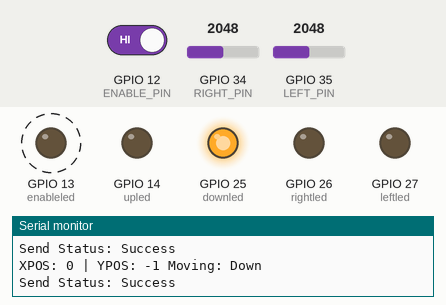
A program run on a simulated ESP32. On the bench: output pins drawn as LEDs (lit = HIGH), the last lines printed to the serial monitor. Dashed ring = blinking. The test bench sets the inputs (shaded band); at power-on: GPIO 12 (ENABLE_PIN) HIGH, GPIO 34 (RIGHT_PIN) = 2048, GPIO 35 (LEFT_PIN) = 2048.

Above: at 1.4 s.
1.5 s: GPIO 12 (ENABLE_PIN) driven LOW
At 2.3 s:
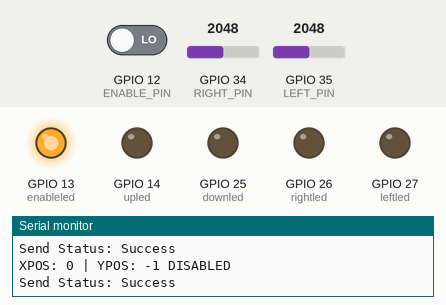
3.0 s: GPIO 12 (ENABLE_PIN) driven HIGH
At 3.35 s:
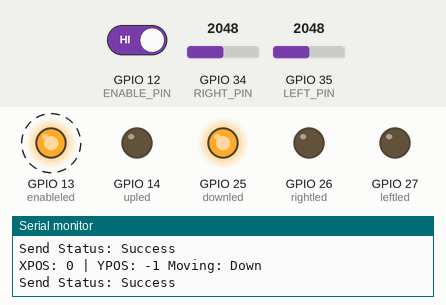
6.0 s: GPIO 34 (RIGHT_PIN) set to 3040
At 6.24 s:
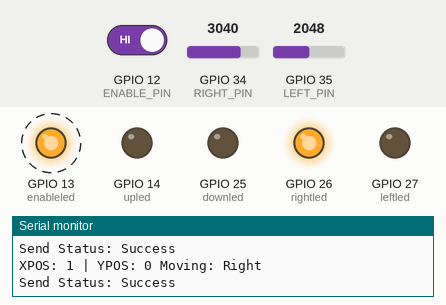
9.0 s: GPIO 35 (LEFT_PIN) set to 3040
At 9.23 s:
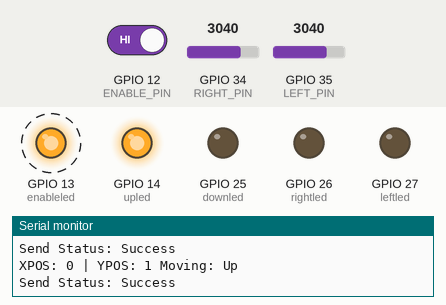
12.0 s: GPIO 34 (RIGHT_PIN) set to 2960
At 12.22 s:
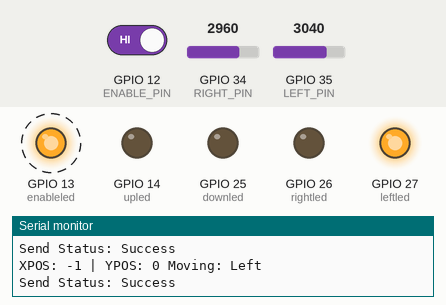
15.0 s: GPIO 34 (RIGHT_PIN) set to 3603
At 15.21 s:
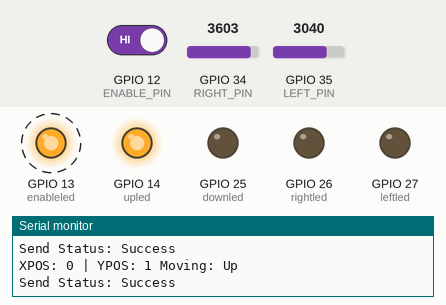
Timing chart, 0 to 19.0 s (numbered marks = the images above; inputs shaded):
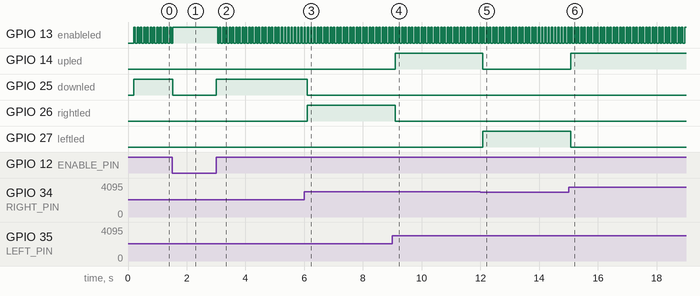

The program:

main.cpp
```cpp
#include <Arduino.h>
#include <WiFi.h>                                          // for WiFi functions
#include <esp_wifi.h>                                      // for esp_wifi_set_channel
#include <Arduino.h>                                       // for Arduino functions
#include <esp_now.h>                                       // for ESP-NOW functions


#define RIGHT_PIN 34    // ADC pin for your reflectance sensor
#define LEFT_PIN 35    // ADC pin for your reflectance sensor
#define ENABLE_PIN 12 //pin for button enable
const int THRESHOLD = 3000;  // Trigger level

int rightled = 26;
int leftled  = 27;
int upled    = 14;
int downled  = 25;
int enableled = 13;

int d = 50;


//========== BLUETOOTH =========== //
uint8_t broadcastAddress[] = {0xFF, 0xFF, 0xFF, 0xFF, 0xFF, 0xFF}; // broadcast to ALL devices reading for struct_message

typedef struct struct_message {
  int xpos;
  int ypos;
  int button;
} struct_message;

struct_message myData;                                      // name the structured message as myData
esp_now_peer_info_t peerInfo;                               // name the peer information structure as peerInfo

void OnDataSent(const uint8_t *mac_addr, esp_now_send_status_t status) {
  Serial.print("Send Status: ");                            // Callback when data is sent, Define if the function sent the data successfully or not
  Serial.println(status == ESP_NOW_SEND_SUCCESS ? "Success" : "Fail");
}


//============= SETUP ============== //
void setup() {
  Serial.begin(115200);
    WiFi.mode(WIFI_STA);                                      // Set device as a Wi-Fi Station (testing purposes)
  esp_wifi_set_channel(1, WIFI_SECOND_CHAN_NONE);           // Set WiFi channel to 1 (or your chosen channel)
  Serial.println("Setup Starting...");

  // Initialize ESP-NOW
  if (esp_now_init() != ESP_OK) {                           //check if esp_now_init() returns ESP_OK
    Serial.println("Error initializing ESP-NOW Error 1");   //this should always be true -- if this fails,
    return;                                                 //restart the ESP32. If it fails again then there is a deeper issue
  }
  esp_now_register_send_cb(OnDataSent);

  // Register peer
  memcpy(peerInfo.peer_addr, broadcastAddress, 6);
  peerInfo.channel = 0;                                     //set peer (proxy) channel to 0 (default)
  peerInfo.encrypt = false;                                 //no encryption
  if (esp_now_add_peer(&peerInfo) != ESP_OK) {              //check if esp_now_add_peer() returns ESP_OK
    Serial.println("Failed to add peer");                   //if it fails, there is a problem beyond a code issue
    return;                                                 //restart ESP32, if this fails there is a deeper issue
  }
  delay(200);

  analogSetPinAttenuation(RIGHT_PIN, ADC_11db); // full 0–4095 range
  analogSetPinAttenuation(LEFT_PIN, ADC_11db); // full 0–4095 range
  pinMode(INPUT_PULLUP, ENABLE_PIN);
  pinMode(rightled, OUTPUT);
  pinMode(leftled, OUTPUT);
  pinMode(upled, OUTPUT);
  pinMode(downled, OUTPUT);
  pinMode(enableled, OUTPUT);
}

//============= LOOP =============== //
void loop() {
  int right = analogRead(RIGHT_PIN);
  int left = analogRead(LEFT_PIN);
  int buttonstate = digitalRead(ENABLE_PIN);

    if (buttonstate == LOW) {
    Serial.println("DISABLED ");
    digitalWrite(rightled, LOW);
    digitalWrite(leftled, LOW);
    digitalWrite(upled, LOW);
    digitalWrite(downled, LOW);
    digitalWrite(enableled, HIGH);
  }

  if (right > THRESHOLD && left < THRESHOLD && buttonstate == HIGH) {
    Serial.println("Moving: Right ");
    myData.xpos = 1;
    myData.ypos = 0;
    digitalWrite(rightled, HIGH);
    digitalWrite(leftled, LOW);
    digitalWrite(upled, LOW);
    digitalWrite(downled, LOW);
    digitalWrite(enableled, HIGH);
    delay(d);
    digitalWrite(enableled, LOW);
    delay(d);
  }

    if (right < THRESHOLD && left > THRESHOLD && buttonstate == HIGH) {
    Serial.println("Moving: Left ");
    myData.xpos = -1;
    myData.ypos = 0;
    digitalWrite(rightled, LOW);
    digitalWrite(leftled, HIGH);
    digitalWrite(upled, LOW);
    digitalWrite(downled, LOW);
    digitalWrite(enableled, HIGH);
    delay(d);
    digitalWrite(enableled, LOW);
    delay(d);
  }

    if (right > THRESHOLD && left > THRESHOLD && buttonstate == HIGH) {
    Serial.println("Moving: Up ");
    myData.xpos = 0;
    myData.ypos = 1;
    digitalWrite(rightled, LOW);
    digitalWrite(leftled, LOW);
    digitalWrite(upled, HIGH);
    digitalWrite(downled, LOW);
    digitalWrite(enableled, HIGH);
    delay(d);
    digitalWrite(enableled, LOW);
    delay(d);
  }

    if (right < THRESHOLD && left < THRESHOLD && buttonstate == HIGH) {
    Serial.println("Moving: Down ");
    myData.xpos = 0;
    myData.ypos = -1;
    digitalWrite(rightled, LOW);
    digitalWrite(leftled, LOW);
    digitalWrite(upled, LOW);
    digitalWrite(downled, HIGH);
    digitalWrite(enableled, HIGH);
    delay(d);
    digitalWrite(enableled, LOW);
    delay(d);
  }

//delay for stability
  delay(10);

    // send data to proxy
  esp_err_t result = esp_now_send(broadcastAddress,       // Broadcast data to nearby ESP32s
      (uint8_t *)&myData, sizeof(myData));
    if (result == ESP_OK) {                                 // If data sent successfully, print the data in serial monitor
      Serial.printf("XPOS: %d | YPOS: %d ",
          myData.xpos, myData.ypos);
    } else {                                                // If data not sent successfully, print error message in serial monitor
      Serial.printf("Error sending data\n");
    }
}
```

Measured:
- after the input at 1.5 s, GPIO 13 (enableled): goes on until 1.5 s, then stays HIGH; GPIO 25 (downled): HIGH → LOW at once
- after the input at 3.0 s, GPIO 13 (enableled): alternates HIGH for 0.05 s and LOW for 0.06 s, starting after 0.05 s; GPIO 25 (downled): LOW → HIGH at once
- after the input at 6.0 s, GPIO 25 (downled): HIGH → LOW after 0.10 s; GPIO 26 (rightled): LOW → HIGH after 0.10 s
- after the input at 9.0 s, GPIO 14 (upled): LOW → HIGH after 0.10 s; GPIO 26 (rightled): HIGH → LOW after 0.10 s
- after the input at 12.0 s, GPIO 14 (upled): HIGH → LOW after 0.09 s; GPIO 27 (leftled): LOW → HIGH after 0.09 s
- after the input at 15.0 s, GPIO 14 (upled): LOW → HIGH after 0.08 s; GPIO 27 (leftled): HIGH → LOW after 0.08 s
- by itself, GPIO 13 (enableled): alternates HIGH for 0.05 s and LOW for 0.06 s
